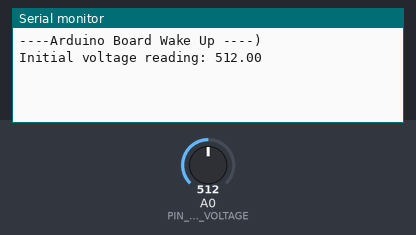
Simulated run of this sketch. Board: Arduino Uno, built with avr-gcc and run on an emulated ATmega328P. On the bench: the last lines printed to the serial monitor. The test bench sets the inputs (shaded band); at power-on: A0 (PIN_READING_VOLTAGE) = 512.

Above: at 1.2 s.
1.3 s: A0 (PIN_READING_VOLTAGE) set to 716
At 2.4 s:
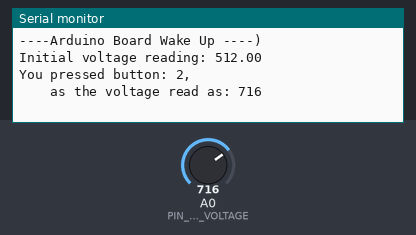
2.8 s: A0 (PIN_READING_VOLTAGE) set to 1023
At 2.87 s:
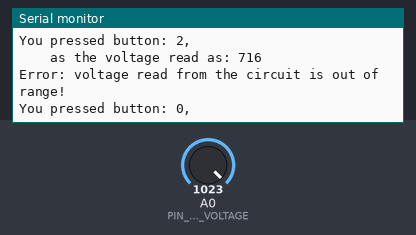

Measured:
- after the input at 1.3 s, the serial monitor: prints a new line at once (image 1)
- after the input at 2.8 s, the serial monitor: prints a new line at once (image 2)

The sketch:

test.ino
```cpp
// #include <string.h>

int PIN_READING_VOLTAGE = A0; // select the input pin to read incoming \
                              // voltage to Arduino

int index_button_pressed = 0;
int voltage_value = 0; // Voltage read from buttons
float voltage_value_previous = 0; // Previous voltage read from buttons
int VOLTAGE_RANGES[5] = {161, 197, 563, 722, 923};
int VOLTAGE_READING_TOLERANCE = 10;

String SOUND_TRACK_FILES_PATHS[] = {"a", "b", "c", "d"};

int track_button(int voltage_value) {
  for (int i = 1; i < 5; i ++) {
    if (voltage_value >= VOLTAGE_RANGES[i] and \
        voltage_value < VOLTAGE_RANGES[i+1])
    { return i; }
  }
  Serial.println("Error: voltage read from the circuit is out of range!");
  return 0;
}

void mix_sound_traks(int index_button_pressed) {
/*
TODO:
  - open corresponding sound track files
  - play the files
*/
}

void setup() {
  // put your setup code here, to run once:
  Serial.begin(9600);
  pinMode(PIN_READING_VOLTAGE, INPUT);
  voltage_value_previous = analogRead(PIN_READING_VOLTAGE);
  Serial.println("----Arduino Board Wake Up ----)");
  Serial.println((String)"Initial voltage reading: " + voltage_value_previous);
}

void loop() {
  // put your main code here, to run repeatedly:
  // read the voltage value from the button circuit
  voltage_value = analogRead(PIN_READING_VOLTAGE);
  if (voltage_value > voltage_value_previous + VOLTAGE_READING_TOLERANCE || \
    voltage_value < voltage_value_previous - VOLTAGE_READING_TOLERANCE)
  {
    index_button_pressed = track_button(voltage_value);
    Serial.println((String)"You pressed button: " + index_button_pressed + ",");
    Serial.println((String)"    as the voltage read as: " + voltage_value);
    voltage_value_previous = voltage_value;
  }
}
```
